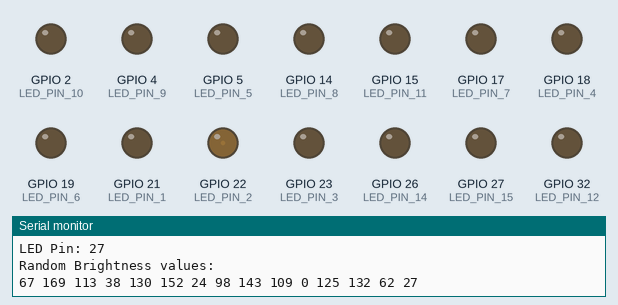
Simulated run of this program. Board: ESP32. Shown: output pins drawn as LEDs (lit = HIGH), the last lines printed to the serial monitor. Random numbers use the default seed unless the program sets one.

Above: at 1.74 s.
At 5.64 s:
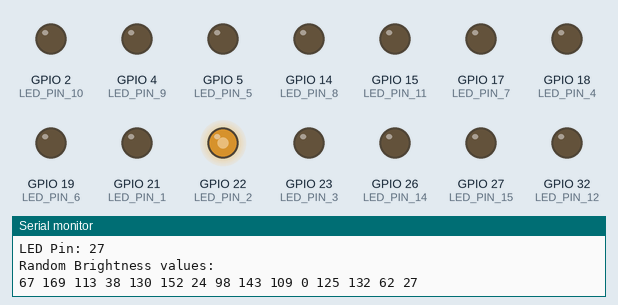
At 9.7 s:
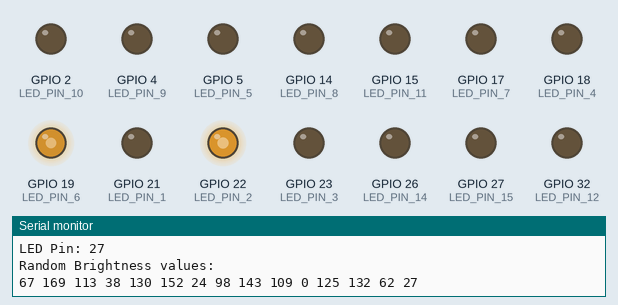
At 16.19 s:
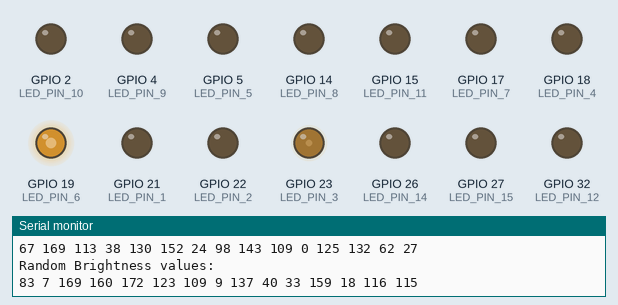
At 22.49 s:
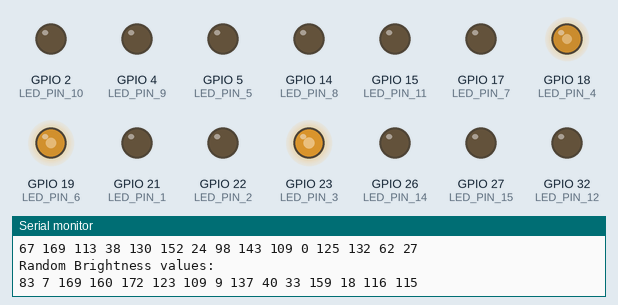
At 35.2 s:
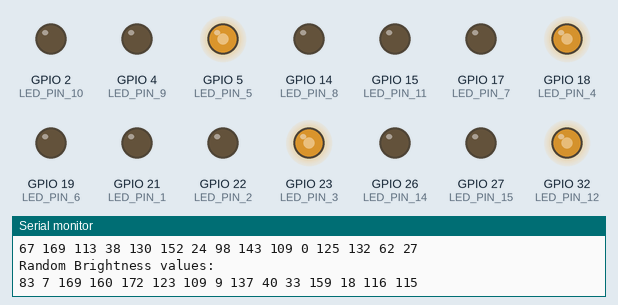
Timing chart, 0 to 40.0 s (numbered marks = the images above):
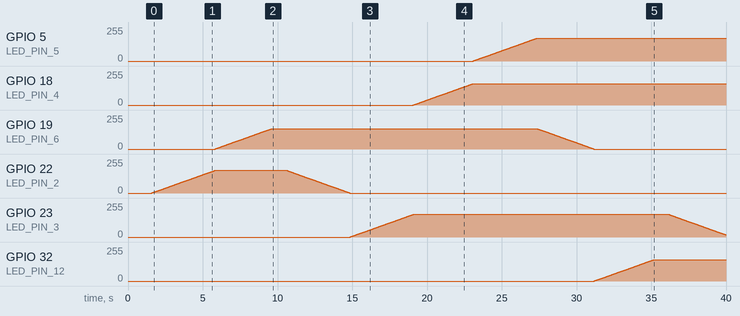

The program:

main.cpp
```cpp
#include <Arduino.h>
#include <WiFi.h>
#include <ESPAsyncWebServer.h>
#include <AsyncElegantOTA.h>

#define LED_PIN_1 21
#define LED_PIN_2 22
#define LED_PIN_3 23
#define LED_PIN_4 18
#define LED_PIN_5 5
#define LED_PIN_6 19
#define LED_PIN_7 17
#define LED_PIN_8 14
#define LED_PIN_9 4
#define LED_PIN_10 2
#define LED_PIN_11 15
#define LED_PIN_12 32
#define LED_PIN_13 33
#define LED_PIN_14 26
#define LED_PIN_15 27

//WIFI ACCESS POINT PROVISIONING
const String ssid = "STARY_LED";
const String password = "@STARY_LED098";
IPAddress staticIP(192, 168, 4, 2);
IPAddress gateway(192, 168, 4, 1);
IPAddress subnet(255, 255, 255, 0);


//PINS DECLARATION
const int Pins = 15;
int PinCounts[Pins];
int brightness[Pins] = {0};
const int fadeDelay = 25; // Delay between brightness increments

// Variable to keep track of OTA availability time
unsigned long otaStartTime;

// Function declarations
void updateBrightness(int pinIndex, int targetBrightness);
int getPin(int pinIndex);

AsyncWebServer server(80);

void setup() {
  Serial.begin(9600);
  WiFi.mode(WIFI_AP);

  // Start the access point
  String macAddress = WiFi.softAPmacAddress();
  WiFi.softAP(ssid + "_" + macAddress, password);

  // Get the IP address of the hotspot
  WiFi.softAPConfig(staticIP, gateway, subnet);

  // Print the SSID and IP address of the hotspot to the serial monitor
  Serial.println("Access Point started");
  Serial.print("SSID: ");
  Serial.println(ssid + "_" + macAddress);
  Serial.print("IP address (Access Point Mode) : ");
  Serial.println(WiFi.softAPIP());
  // Initialize AsyncElegantOTA
  AsyncElegantOTA.begin(&server);
  // Add handlers for OTA
  server.begin();

  pinMode(LED_PIN_1, OUTPUT);
  pinMode(LED_PIN_2, OUTPUT);
  pinMode(LED_PIN_3, OUTPUT);
  pinMode(LED_PIN_4, OUTPUT);
  pinMode(LED_PIN_5, OUTPUT);
  pinMode(LED_PIN_6, OUTPUT);
  pinMode(LED_PIN_7, OUTPUT);
  pinMode(LED_PIN_8, OUTPUT);
  pinMode(LED_PIN_9, OUTPUT);
  pinMode(LED_PIN_10, OUTPUT);
  pinMode(LED_PIN_11, OUTPUT);
  pinMode(LED_PIN_12, OUTPUT);
  pinMode(LED_PIN_13, OUTPUT);
  pinMode(LED_PIN_14, OUTPUT);
  pinMode(LED_PIN_15, OUTPUT);

// Initialize Pin Output Limit Current
  int LED_PINS[] = {
    LED_PIN_1, LED_PIN_2, LED_PIN_3, LED_PIN_4, LED_PIN_5,
    LED_PIN_6, LED_PIN_7, LED_PIN_8, LED_PIN_9, LED_PIN_10,
    LED_PIN_11, LED_PIN_12, LED_PIN_13, LED_PIN_14, LED_PIN_15
  };

  // Set the initial brightness of all LED pins
  for(int i = 0; i < 15; i++) {
    Serial.println("Initializing LED");
    Serial.print("LED Pin: ");
    Serial.println(LED_PINS[i]);
    digitalWrite(LED_PINS[i], LOW);
    delay(100);
  }
  // Record the start time of OTA availability
  otaStartTime = millis();

}

void loop() {
  // Check if OTA time has elapsed
  if (millis() - otaStartTime >= 30 * 60 * 1000) { // 30 minutes in milliseconds
    // Stop the server and disable OTA
    server.end();
    WiFi.mode(WIFI_OFF);
  }

  // GENERATE BRIGHTNESS AND STORE IN PinCounts ARRAY
  for (int i = 0; i < Pins; ++i) {
    PinCounts[i] = random(0, 180);
  }

  // DISPLAY GENERATED BRIGHTNESS
  Serial.println("Random Brightness values:");
  for (int i = 0; i < Pins; ++i) {
    Serial.print(PinCounts[i]);
    Serial.print(" ");
  }
  Serial.println();

  // SMOOTH FADING EFFECT
  for (int i = 0; i < Pins; ++i) {
    int targetBrightness = PinCounts[i];
    updateBrightness(i, targetBrightness);
  }

  delay(1000);
}

// BRIGHTNESS INTENSITY FUNCTION
void updateBrightness(int pinIndex, int targetBrightness) {
  // Gradually adjust brightness to the target value
  int currentBrightness = brightness[pinIndex];
  // If the targetBrightness lessthan 150 then currentBrightness Goes to 0
  if (targetBrightness < 150) {
    while (currentBrightness > 0) {
      currentBrightness--;
      brightness[pinIndex] = currentBrightness;
      analogWrite(getPin(pinIndex), currentBrightness);
      delay(fadeDelay);
    }
  } else {
    // Otherwise, adjust brightness towards the target value
    while (currentBrightness != targetBrightness) {
      if (currentBrightness < targetBrightness) {
        currentBrightness++;
      } else {
        currentBrightness--;
      }
      brightness[pinIndex] = currentBrightness;
      analogWrite(getPin(pinIndex), currentBrightness);
      delay(fadeDelay);
    }
  }
}

// SET PINS INDEX for BRIGHTNESS ARRAY VALUES
int getPin(int pinIndex) {
  switch (pinIndex) {
    case 0: return LED_PIN_1;
    case 1: return LED_PIN_2;
    case 2: return LED_PIN_3;
    case 3: return LED_PIN_4;
    case 4: return LED_PIN_5;
    case 5: return LED_PIN_6;
    case 6: return LED_PIN_7;
    case 7: return LED_PIN_8;
    case 8: return LED_PIN_9;
    case 9: return LED_PIN_10;
    case 10: return LED_PIN_11;
    case 11: return LED_PIN_12;
    case 12: return LED_PIN_13;
    case 13: return LED_PIN_14;
    case 14: return LED_PIN_15;
    default: return -1;
  }
}
```

Measured:
- by itself, GPIO 5 (LED_PIN_5): moves from 0/255 to 172/255 over 4.3 s
- by itself, GPIO 18 (LED_PIN_4): moves from 0/255 to 160/255 over 4.0 s
- by itself, GPIO 19 (LED_PIN_6): rises from 0/255 to 152/255 in 3.8 s, then falls to 0/255 in 21.6 s
- by itself, GPIO 22 (LED_PIN_2): rises from 0/255 to 169/255 in 4.2 s, then falls to 0/255 in 9.0 s
- by itself, GPIO 23 (LED_PIN_3): rises from 0/255 to 169/255 in 4.2 s, then falls to 16/255 in 20.9 s
- by itself, GPIO 32 (LED_PIN_12): moves from 0/255 to 159/255 over 4.0 s
